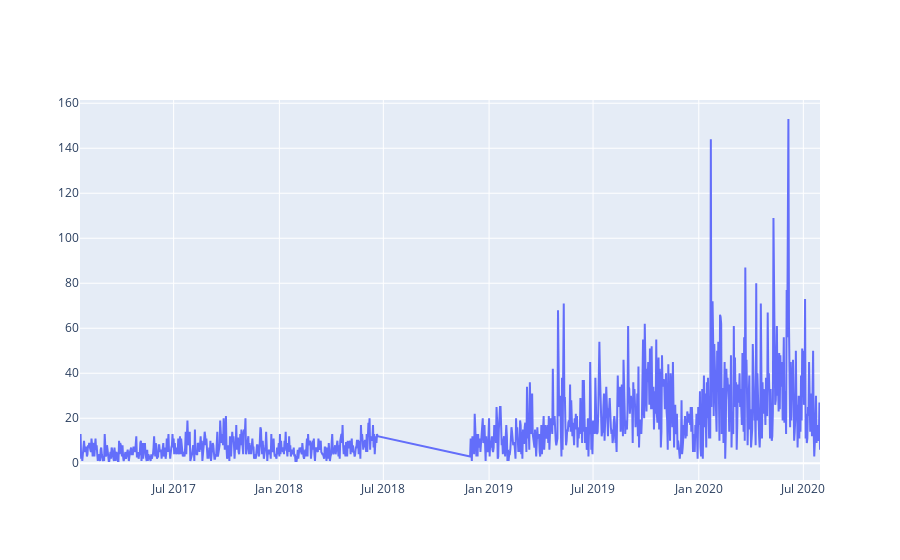

Write notebook code for a chart like this one.
### Code cell
# # Load and filter Apple stock data for 2016
# apple_df = pd.read_csv(
#     "https://raw.githubusercontent.com/plotly/datasets/master/finance-charts-apple.csv",
#     parse_dates=["Date"],
#     index_col="Date"
# )

# df_tweet = df_1["date"]

# Create figure and add line
fig = go.Figure()
fig.add_trace(go.Scatter(
    x=frequency_text.index,
    y=frequency_text["text"],
    mode="lines"
))

### Figure 1 — Plotly figure (JSON) as saved in the notebook; plotly's stock layout.template omitted (floating-point values rounded to 4 significant figures; data arrays with more than 128 entries replaced by an {"elided": "..."} marker saying what was removed)
{"data": [{"mode": "lines", "type": "scatter", "x": {"elided": "1118 str values"}, "y": {"elided": "1118 int values"}}], "layout": {}}
